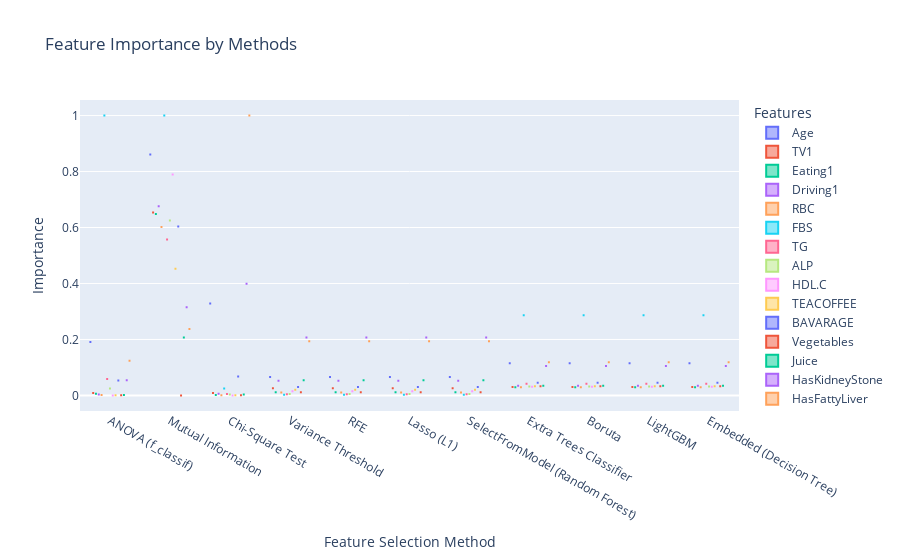

This figure's notebook cell:
### Code cell
# Improved visualization of feature importance
importance_df = pd.DataFrame(feature_importances).T
importance_df.columns = X_train.columns 
importance_df.columns = importance_df.columns.str.replace(r'num_imputer__','')
importance_df = importance_df.reset_index().rename(columns={'index': 'Feature Selection Method'})
# Melt the DataFrame for better visualization
importance_melted = importance_df.melt(id_vars=['Feature Selection Method'], 
                                       var_name='Feature', 
                                       value_name='Importance')

# Plotly box plot for feature importance comparison
fig_importance = px.box(
    importance_melted,
    x='Feature Selection Method',
    y='Importance',
    color='Feature',
    title='Feature Importance by Methods',
    labels={'Importance': 'Feature Importance', 'Feature Selection Method': 'Method'},
    height=600
)
fig_importance.update_layout(legend_title="Features", xaxis_title="Feature Selection Method", yaxis_title="Importance")
fig_importance.show()

### Figure 1 — Plotly figure (JSON) as saved in the notebook; plotly's stock layout.template omitted (floating-point values rounded to 4 significant figures)
{"data": [{"alignmentgroup": "True", "hovertemplate": "Feature=Age<br>Method=%{x}<br>Feature Importance=%{y}<extra></extra>", "legendgroup": "Age", "marker": {"color": "#636efa"}, "name": "Age", "notched": false, "offsetgroup": "Age", "orientation": "v", "showlegend": true, "type": "box", "x": ["ANOVA (f_classif)", "Mutual Information", "Chi-Square Test", "Variance Threshold", "RFE", "Lasso (L1)", "SelectFromModel (Random Forest)", "Extra Trees Classifier", "Boruta", "LightGBM", "Embedded (Decision Tree)"], "x0": " ", "xaxis": "x", "y": [0.191, 0.8608, 0.3283, 0.06581, 0.06581, 0.06581, 0.06581, 0.1149, 0.1149, 0.1149, 0.1149], "y0": " ", "yaxis": "y"}, {"alignmentgroup": "True", "hovertemplate": "Feature=TV1<br>Method=%{x}<br>Feature Importance=%{y}<extra></extra>", "legendgroup": "TV1", "marker": {"color": "#EF553B"}, "name": "TV1", "notched": false, "offsetgroup": "TV1", "orientation": "v", "showlegend": true, "type": "box", "x": ["ANOVA (f_classif)", "Mutual Information", "Chi-Square Test", "Variance Threshold", "RFE", "Lasso (L1)", "SelectFromModel (Random Forest)", "Extra Trees Classifier", "Boruta", "LightGBM", "Embedded (Decision Tree)"], "x0": " ", "xaxis": "x", "y": [0.008795, 0.654, 0.008379, 0.02532, 0.02532, 0.02532, 0.02532, 0.03018, 0.03018, 0.03018, 0.03018], "y0": " ", "yaxis": "y"}, {"alignmentgroup": "True", "hovertemplate": "Feature=Eating1<br>Method=%{x}<br>Feature Importance=%{y}<extra></extra>", "legendgroup": "Eating1", "marker": {"color": "#00cc96"}, "name": "Eating1", "notched": false, "offsetgroup": "Eating1", "orientation": "v", "showlegend": true, "type": "box", "x": ["ANOVA (f_classif)", "Mutual Information", "Chi-Square Test", "Variance Threshold", "RFE", "Lasso (L1)", "SelectFromModel (Random Forest)", "Extra Trees Classifier", "Boruta", "LightGBM", "Embedded (Decision Tree)"], "x0": " ", "xaxis": "x", "y": [0.005632, 0.6481, 0.001872, 0.0113, 0.0113, 0.0113, 0.0113, 0.02941, 0.02941, 0.02941, 0.02941], "y0": " ", "yaxis": "y"}, {"alignmentgroup": "True", "hovertemplate": "Feature=Driving1<br>Method=%{x}<br>Feature Importance=%{y}<extra></extra>", "legendgroup": "Driving1", "marker": {"color": "#ab63fa"}, "name": "Driving1", "notched": false, "offsetgroup": "Driving1", "orientation": "v", "showlegend": true, "type": "box", "x": ["ANOVA (f_classif)", "Mutual Information", "Chi-Square Test", "Variance Threshold", "RFE", "Lasso (L1)", "SelectFromModel (Random Forest)", "Extra Trees Classifier", "Boruta", "LightGBM", "Embedded (Decision Tree)"], "x0": " ", "xaxis": "x", "y": [0.003252, 0.676, 0.006141, 0.05239, 0.05239, 0.05239, 0.05239, 0.03477, 0.03477, 0.03477, 0.03477], "y0": " ", "yaxis": "y"}, {"alignmentgroup": "True", "hovertemplate": "Feature=RBC<br>Method=%{x}<br>Feature Importance=%{y}<extra></extra>", "legendgroup": "RBC", "marker": {"color": "#FFA15A"}, "name": "RBC", "notched": false, "offsetgroup": "RBC", "orientation": "v", "showlegend": true, "type": "box", "x": ["ANOVA (f_classif)", "Mutual Information", "Chi-Square Test", "Variance Threshold", "RFE", "Lasso (L1)", "SelectFromModel (Random Forest)", "Extra Trees Classifier", "Boruta", "LightGBM", "Embedded (Decision Tree)"], "x0": " ", "xaxis": "x", "y": [0.001896, 0.6022, 0.0006335, 0.01083, 0.01083, 0.01083, 0.01083, 0.02966, 0.02966, 0.02966, 0.02966], "y0": " ", "yaxis": "y"}, {"alignmentgroup": "True", "hovertemplate": "Feature=FBS<br>Method=%{x}<br>Feature Importance=%{y}<extra></extra>", "legendgroup": "FBS", "marker": {"color": "#19d3f3"}, "name": "FBS", "notched": false, "offsetgroup": "FBS", "orientation": "v", "showlegend": true, "type": "box", "x": ["ANOVA (f_classif)", "Mutual Information", "Chi-Square Test", "Variance Threshold", "RFE", "Lasso (L1)", "SelectFromModel (Random Forest)", "Extra Trees Classifier", "Boruta", "LightGBM", "Embedded (Decision Tree)"], "x0": " ", "xaxis": "x", "y": [1, 1, 0.02495, 0.002493, 0.002493, 0.002493, 0.002493, 0.2869, 0.2869, 0.2869, 0.2869], "y0": " ", "yaxis": "y"}, {"alignmentgroup": "True", "hovertemplate": "Feature=TG<br>Method=%{x}<br>Feature Importance=%{y}<extra></extra>", "legendgroup": "TG", "marker": {"color": "#FF6692"}, "name": "TG", "notched": false, "offsetgroup": "TG", "orientation": "v", "showlegend": true, "type": "box", "x": ["ANOVA (f_classif)", "Mutual Information", "Chi-Square Test", "Variance Threshold", "RFE", "Lasso (L1)", "SelectFromModel (Random Forest)", "Extra Trees Classifier", "Boruta", "LightGBM", "Embedded (Decision Tree)"], "x0": " ", "xaxis": "x", "y": [0.0591, 0.5571, 0.005133, 0.004385, 0.004385, 0.004385, 0.004385, 0.0422, 0.0422, 0.0422, 0.0422], "y0": " ", "yaxis": "y"}, {"alignmentgroup": "True", "hovertemplate": "Feature=ALP<br>Method=%{x}<br>Feature Importance=%{y}<extra></extra>", "legendgroup": "ALP", "marker": {"color": "#B6E880"}, "name": "ALP", "notched": false, "offsetgroup": "ALP", "orientation": "v", "showlegend": true, "type": "box", "x": ["ANOVA (f_classif)", "Mutual Information", "Chi-Square Test", "Variance Threshold", "RFE", "Lasso (L1)", "SelectFromModel (Random Forest)", "Extra Trees Classifier", "Boruta", "LightGBM", "Embedded (Decision Tree)"], "x0": " ", "xaxis": "x", "y": [0.02517, 0.6248, 0.003405, 0.005067, 0.005067, 0.005067, 0.005067, 0.03193, 0.03193, 0.03193, 0.03193], "y0": " ", "yaxis": "y"}, {"alignmentgroup": "True", "hovertemplate": "Feature=HDL.C<br>Method=%{x}<br>Feature Importance=%{y}<extra></extra>", "legendgroup": "HDL.C", "marker": {"color": "#FF97FF"}, "name": "HDL.C", "notched": false, "offsetgroup": "HDL.C", "orientation": "v", "showlegend": true, "type": "box", "x": ["ANOVA (f_classif)", "Mutual Information", "Chi-Square Test", "Variance Threshold", "RFE", "Lasso (L1)", "SelectFromModel (Random Forest)", "Extra Trees Classifier", "Boruta", "LightGBM", "Embedded (Decision Tree)"], "x0": " ", "xaxis": "x", "y": [0, 0.7894, 0, 0.01505, 0.01505, 0.01505, 0.01505, 0.03074, 0.03074, 0.03074, 0.03074], "y0": " ", "yaxis": "y"}, {"alignmentgroup": "True", "hovertemplate": "Feature=TEACOFFEE<br>Method=%{x}<br>Feature Importance=%{y}<extra></extra>", "legendgroup": "TEACOFFEE", "marker": {"color": "#FECB52"}, "name": "TEACOFFEE", "notched": false, "offsetgroup": "TEACOFFEE", "orientation": "v", "showlegend": true, "type": "box", "x": ["ANOVA (f_classif)", "Mutual Information", "Chi-Square Test", "Variance Threshold", "RFE", "Lasso (L1)", "SelectFromModel (Random Forest)", "Extra Trees Classifier", "Boruta", "LightGBM", "Embedded (Decision Tree)"], "x0": " ", "xaxis": "x", "y": [0.0004508, 0.4528, 0.0003596, 0.02043, 0.02043, 0.02043, 0.02043, 0.03261, 0.03261, 0.03261, 0.03261], "y0": " ", "yaxis": "y"}, {"alignmentgroup": "True", "hovertemplate": "Feature=BAVARAGE<br>Method=%{x}<br>Feature Importance=%{y}<extra></extra>", "legendgroup": "BAVARAGE", "marker": {"color": "#636efa"}, "name": "BAVARAGE", "notched": false, "offsetgroup": "BAVARAGE", "orientation": "v", "showlegend": true, "type": "box", "x": ["ANOVA (f_classif)", "Mutual Information", "Chi-Square Test", "Variance Threshold", "RFE", "Lasso (L1)", "SelectFromModel (Random Forest)", "Extra Trees Classifier", "Boruta", "LightGBM", "Embedded (Decision Tree)"], "x0": " ", "xaxis": "x", "y": [0.05308, 0.6033, 0.06727, 0.03007, 0.03007, 0.03007, 0.03007, 0.0454, 0.0454, 0.0454, 0.0454], "y0": " ", "yaxis": "y"}, {"alignmentgroup": "True", "hovertemplate": "Feature=Vegetables<br>Method=%{x}<br>Feature Importance=%{y}<extra></extra>", "legendgroup": "Vegetables", "marker": {"color": "#EF553B"}, "name": "Vegetables", "notched": false, "offsetgroup": "Vegetables", "orientation": "v", "showlegend": true, "type": "box", "x": ["ANOVA (f_classif)", "Mutual Information", "Chi-Square Test", "Variance Threshold", "RFE", "Lasso (L1)", "SelectFromModel (Random Forest)", "Extra Trees Classifier", "Boruta", "LightGBM", "Embedded (Decision Tree)"], "x0": " ", "xaxis": "x", "y": [0.001126, 0, 0.0003356, 0.01142, 0.01142, 0.01142, 0.01142, 0.03282, 0.03282, 0.03282, 0.03282], "y0": " ", "yaxis": "y"}, {"alignmentgroup": "True", "hovertemplate": "Feature=Juice<br>Method=%{x}<br>Feature Importance=%{y}<extra></extra>", "legendgroup": "Juice", "marker": {"color": "#00cc96"}, "name": "Juice", "notched": false, "offsetgroup": "Juice", "orientation": "v", "showlegend": true, "type": "box", "x": ["ANOVA (f_classif)", "Mutual Information", "Chi-Square Test", "Variance Threshold", "RFE", "Lasso (L1)", "SelectFromModel (Random Forest)", "Extra Trees Classifier", "Boruta", "LightGBM", "Embedded (Decision Tree)"], "x0": " ", "xaxis": "x", "y": [0.001642, 0.2071, 0.003671, 0.054, 0.054, 0.054, 0.054, 0.03493, 0.03493, 0.03493, 0.03493], "y0": " ", "yaxis": "y"}, {"alignmentgroup": "True", "hovertemplate": "Feature=HasKidneyStone<br>Method=%{x}<br>Feature Importance=%{y}<extra></extra>", "legendgroup": "HasKidneyStone", "marker": {"color": "#ab63fa"}, "name": "HasKidneyStone", "notched": false, "offsetgroup": "HasKidneyStone", "orientation": "v", "showlegend": true, "type": "box", "x": ["ANOVA (f_classif)", "Mutual Information", "Chi-Square Test", "Variance Threshold", "RFE", "Lasso (L1)", "SelectFromModel (Random Forest)", "Extra Trees Classifier", "Boruta", "LightGBM", "Embedded (Decision Tree)"], "x0": " ", "xaxis": "x", "y": [0.05436, 0.3147, 0.3993, 0.2071, 0.2071, 0.2071, 0.2071, 0.105, 0.105, 0.105, 0.105], "y0": " ", "yaxis": "y"}, {"alignmentgroup": "True", "hovertemplate": "Feature=HasFattyLiver<br>Method=%{x}<br>Feature Importance=%{y}<extra></extra>", "legendgroup": "HasFattyLiver", "marker": {"color": "#FFA15A"}, "name": "HasFattyLiver", "notched": false, "offsetgroup": "HasFattyLiver", "orientation": "v", "showlegend": true, "type": "box", "x": ["ANOVA (f_classif)", "Mutual Information", "Chi-Square Test", "Variance Threshold", "RFE", "Lasso (L1)", "SelectFromModel (Random Forest)", "Extra Trees Classifier", "Boruta", "LightGBM", "Embedded (Decision Tree)"], "x0": " ", "xaxis": "x", "y": [0.1236, 0.2377, 1, 0.1939, 0.1939, 0.1939, 0.1939, 0.1186, 0.1186, 0.1186, 0.1186], "y0": " ", "yaxis": "y"}], "layout": {"autosize": true, "boxmode": "group", "legend": {"title": {"text": "Features"}, "tracegroupgap": 0}, "title": {"text": "Feature Importance by Methods"}, "xaxis": {"anchor": "y", "autorange": true, "domain": [0, 1], "range": [-0.5, 10.5], "title": {"text": "Feature Selection Method"}, "type": "category"}, "yaxis": {"anchor": "x", "autorange": true, "domain": [0, 1], "range": [-0.05556, 1.056], "title": {"text": "Importance"}, "type": "linear"}}}
